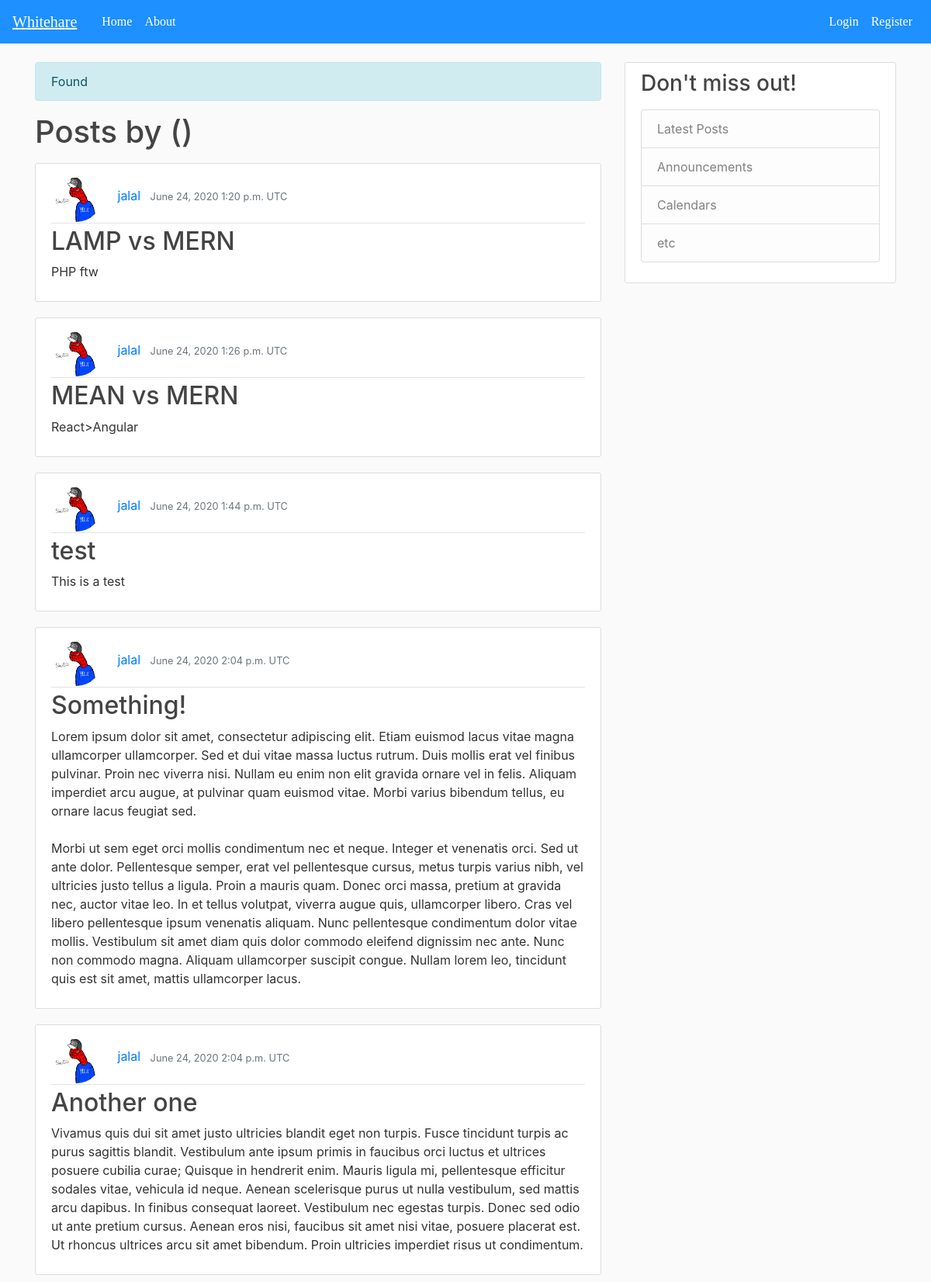
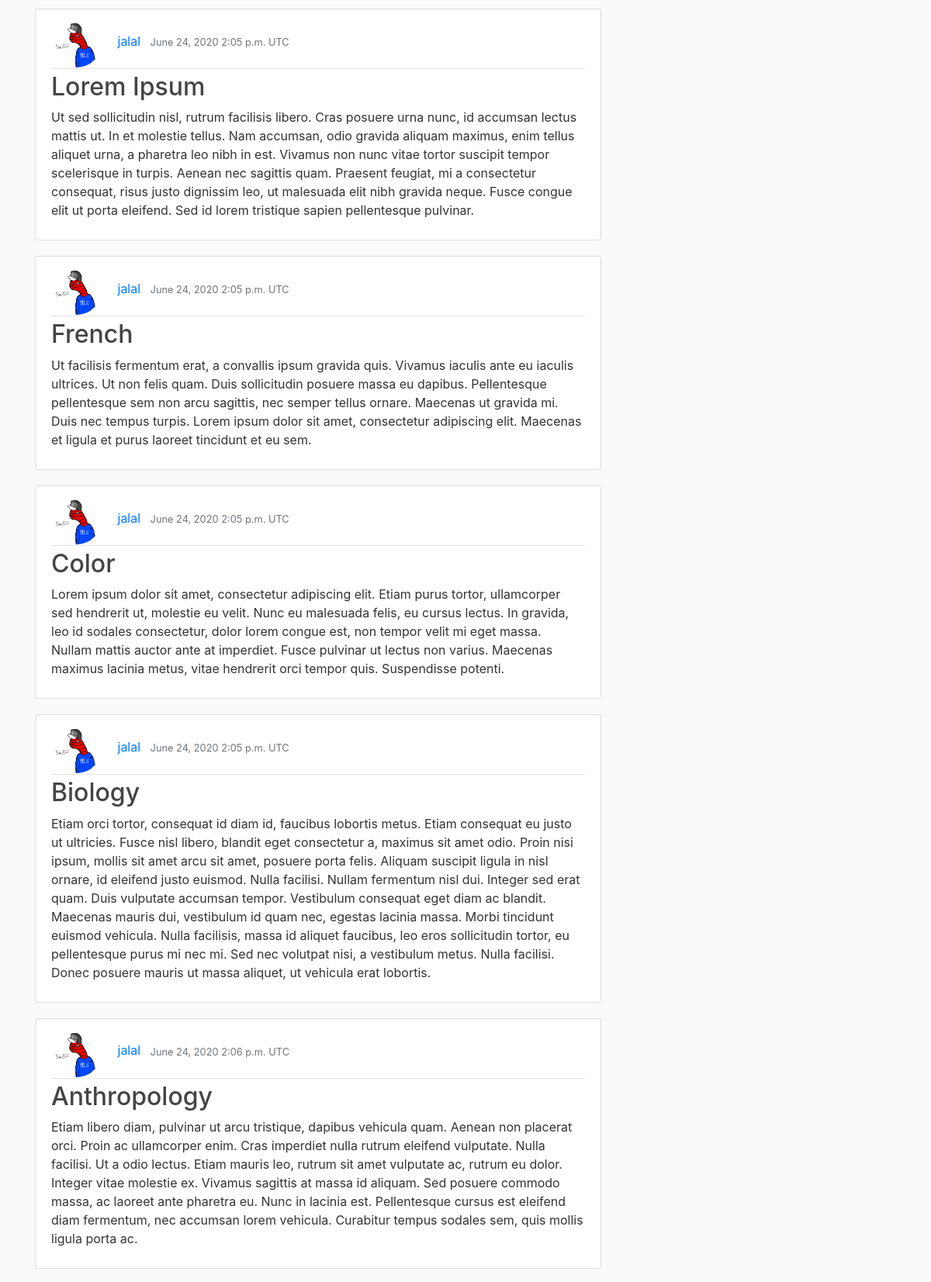
/s/ (upper part), run on the app's committed database (2 pictures, top to bottom).
### blog/models.py (models this page shows, shortened)
class Post(models.Model):
    title = models.CharField(max_length=50)
    content = models.TextField()
    date_posted = models.DateTimeField(default=timezone.now)
    last_modified = models.DateTimeField(auto_now=True)
    author = models.ForeignKey(User, on_delete=models.CASCADE)

### users/models.py (models this page shows, shortened)
class Profile(models.Model):
    user = models.OneToOneField(User, on_delete=models.CASCADE)
    image = models.ImageField(default='default.jpg', upload_to='profile_pics')

### blog/views.py (the view)
# urls.py: path('s/', blog_views.search, name='search')
def search(request):
    context = {
        'posts': posts
    }
    if (posts):
        messages.info(request, "Found")
        return render(request, 'user_posts.html', context)
    else:
        messages.info(request, "We couldn't find that user")
        return render(request, 'home.html', context)

### templates/user_posts.html (shortened to what this page needs)
{% extends 'base.html' %} {% block body %}
<h1 class="mb-3">Posts by {{view.kwargs.username}} ({{page_obj.paginator.count}})</h1>
{% for post in posts %}
<article class="media content-section">
    <div class="media-body">
        <div class="article-metadata">
            <img class="rounded-circle article-img" src="{{ post.author.profile.image.url }}">
            <a class="mr-2" href="{% url 'user-posts' post.author.username%}">{{ post.author }}</a>
            <small class="text-muted">{{ post.date_posted |date:"F d, Y P e" }}</small>
        </div>
        <h2><a class="article-title" href="{% url 'post-detail' post.id %}">{{ post.title }}</a></h2>
        <p class="article-content">{{ post.content }}</p>
    </div>
</article>
{% endfor %}  {% endblock body %}

### static/blog/main.css (style rules this page uses)
body { background: #fafafa; color: #333333; margin-top: 5rem; }
h1, h2, h3, h4, h5, h6 { color: #444444; }
.content-section { background: #ffffff; padding: 10px 20px; border: 1px solid #dddddd; border-radius: 3px; margin-bottom: 20px; }
.article-title { color: #444444; }
.article-content { white-space: pre-line; }
.article-img { height: 65px; width: 65px; margin-right: 16px; }
.article-metadata { padding-bottom: 1px; margin-bottom: 4px; border-bottom: 1px solid #e3e3e3 }

### data on the page
Post: author.profile.image (picture), author "jalal", date_posted "June 24, 2020 1:20 p.m. UTC", title "LAMP vs MERN", content "PHP ftw"
Post: author.profile.image (picture), author "jalal", date_posted "June 24, 2020 1:26 p.m. UTC", title "MEAN vs MERN", content "React>Angular"
Post: author.profile.image (picture), author "jalal", date_posted "June 24, 2020 1:44 p.m. UTC", title "test", content "This is a test"
Post: author.profile.image (picture), author "jalal", date_posted "June 24, 2020 2:04 p.m. UTC", title "Something!", content "Lorem ipsum dolor sit amet, consectetur adipiscing elit. Etiam euismod lacus vitae magna ullamcorper ullamcorper. Sed et dui vitae massa luctus rutrum. Duis mollis erat vel finibus pulvinar. Proin nec viverra nisi. Nullam eu enim non elit gravida ornare vel in felis. Aliquam imperdiet arcu augue, at pulvinar quam euismod vitae. Morbi varius bibendum tellus, eu ornare lacus feugiat sed. Morbi ut sem eget orci mollis condimentum nec et neque. Integer et venenatis orci. Sed ut ante dolor. Pellentesque semper, erat vel pellentesque cursus, metus turpis varius nibh, vel ultricies justo tellus a ligula. Proin a mauris quam. Donec orci massa, pretium at gravida nec, auctor vitae leo. In et tellus…"
Post: author.profile.image (picture), author "jalal", date_posted "June 24, 2020 2:04 p.m. UTC", title "Another one", content "Vivamus quis dui sit amet justo ultricies blandit eget non turpis. Fusce tincidunt turpis ac purus sagittis blandit. Vestibulum ante ipsum primis in faucibus orci luctus et ultrices posuere cubilia curae; Quisque in hendrerit enim. Mauris ligula mi, pellentesque efficitur sodales vitae, vehicula id neque. Aenean scelerisque purus ut nulla vestibulum, sed mattis arcu dapibus. In finibus consequat laoreet. Vestibulum nec egestas turpis. Donec sed odio ut ante pretium cursus. Aenean eros nisi, faucibus sit amet nisi vitae, posuere placerat est. Ut rhoncus ultrices arcu sit amet bibendum. Proin ultricies imperdiet risus ut condimentum."
Post: author.profile.image (picture), author "jalal", date_posted "June 24, 2020 2:05 p.m. UTC", title "Lorem Ipsum", content "Ut sed sollicitudin nisl, rutrum facilisis libero. Cras posuere urna nunc, id accumsan lectus mattis ut. In et molestie tellus. Nam accumsan, odio gravida aliquam maximus, enim tellus aliquet urna, a pharetra leo nibh in est. Vivamus non nunc vitae tortor suscipit tempor scelerisque in turpis. Aenean nec sagittis quam. Praesent feugiat, mi a consectetur consequat, risus justo dignissim leo, ut malesuada elit nibh gravida neque. Fusce congue elit ut porta eleifend. Sed id lorem tristique sapien pellentesque pulvinar."
Post: author.profile.image (picture), author "jalal", date_posted "June 24, 2020 2:05 p.m. UTC", title "French", content "Ut facilisis fermentum erat, a convallis ipsum gravida quis. Vivamus iaculis ante eu iaculis ultrices. Ut non felis quam. Duis sollicitudin posuere massa eu dapibus. Pellentesque pellentesque sem non arcu sagittis, nec semper tellus ornare. Maecenas ut gravida mi. Duis nec tempus turpis. Lorem ipsum dolor sit amet, consectetur adipiscing elit. Maecenas et ligula et purus laoreet tincidunt et eu sem."
Post: author.profile.image (picture), author "jalal", date_posted "June 24, 2020 2:05 p.m. UTC", title "Color", content "Lorem ipsum dolor sit amet, consectetur adipiscing elit. Etiam purus tortor, ullamcorper sed hendrerit ut, molestie eu velit. Nunc eu malesuada felis, eu cursus lectus. In gravida, leo id sodales consectetur, dolor lorem congue est, non tempor velit mi eget massa. Nullam mattis auctor ante at imperdiet. Fusce pulvinar ut lectus non varius. Maecenas maximus lacinia metus, vitae hendrerit orci tempor quis. Suspendisse potenti."
Post: author.profile.image (picture), author "jalal", date_posted "June 24, 2020 2:05 p.m. UTC", title "Biology", content "Etiam orci tortor, consequat id diam id, faucibus lobortis metus. Etiam consequat eu justo ut ultricies. Fusce nisl libero, blandit eget consectetur a, maximus sit amet odio. Proin nisi ipsum, mollis sit amet arcu sit amet, posuere porta felis. Aliquam suscipit ligula in nisl ornare, id eleifend justo euismod. Nulla facilisi. Nullam fermentum nisl dui. Integer sed erat quam. Duis vulputate accumsan tempor. Vestibulum consequat eget diam ac blandit. Maecenas mauris dui, vestibulum id quam nec, egestas lacinia massa. Morbi tincidunt euismod vehicula. Nulla facilisis, massa id aliquet faucibus, leo eros sollicitudin tortor, eu pellentesque purus mi nec mi. Sed nec volutpat nisi, a vestibulum…"
Post: author.profile.image (picture), author "jalal", date_posted "June 24, 2020 2:06 p.m. UTC", title "Anthropology", content "Etiam libero diam, pulvinar ut arcu tristique, dapibus vehicula quam. Aenean non placerat orci. Proin ac ullamcorper enim. Cras imperdiet nulla rutrum eleifend vulputate. Nulla facilisi. Ut a odio lectus. Etiam mauris leo, rutrum sit amet vulputate ac, rutrum eu dolor. Integer vitae molestie ex. Vivamus sagittis at massa id aliquam. Sed posuere commodo massa, ac laoreet ante pharetra eu. Nunc in lacinia est. Pellentesque cursus est eleifend diam fermentum, nec accumsan lorem vehicula. Curabitur tempus sodales sem, quis mollis ligula porta ac."

### other printed values
{{ message }} "Found"
